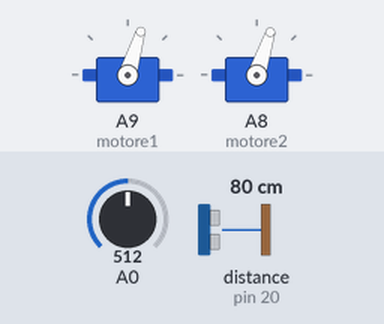
Recording of a sketch running on a simulated Arduino Mega 2560, built with avr-gcc and run on an emulated ATmega2560. Parts: 2 × servo. Wiring (inferred from the names in the program): ultrasonic range finder: trigger pin 21; echo pin 20. The test bench sets the inputs (shaded band); at power-on: A0 = 512, distance to the obstacle (sensor on pin 20) 80 cm. The echo pulse lasts 58.3 µs per cm.

Above: at 0.05 s.
At 20.3 s:
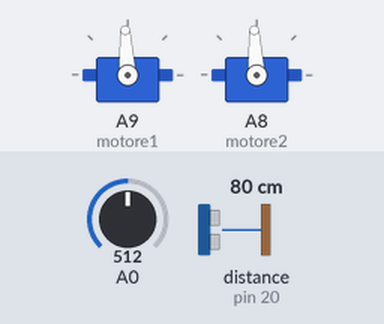
Timing chart, 0 to 49.9 s (numbered marks = the images above):
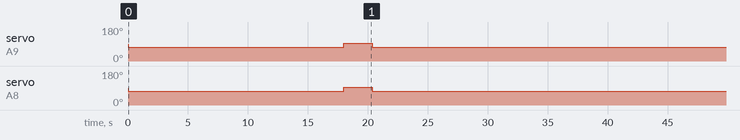

Measured:
- by itself, servo on A9 (motore1): repeats every 38.4 s: 93° 2.3 s, 73° 36.0 s
- by itself, servo on A8 (motore2): repeats every 38.4 s: 93° 2.3 s, 72° 36.0 s

The sketch:

main_code.ino
```cpp
#include "arduinoFFT.h"
//#include "Motion.h"
#include <Servo.h>
#include <Ping.h>

#define trigPin 21 //A9
#define echoPin 20 //A8


extern double get_distance()  // returns distance in Centimeters but i havent tested the exact accuracy
    {
      long duration, distance;
      digitalWrite(trigPin, LOW);
      delayMicroseconds(2);
      digitalWrite(trigPin, HIGH);

      delayMicroseconds(10);
      digitalWrite(trigPin, LOW);
      duration = pulseIn(echoPin, HIGH);
      distance = (duration/2) / 29.1;
      return distance;

    }


Servo motore1;
Servo motore2;
enum Dir { front, back ,left, right, v_stop };
arduinoFFT FFT = arduinoFFT();


int FREQ_THRESHOLDS[10]={5000,5500,6000,6500,7000,7500,8000,8500,9000,9500}; //our main frequency array
int FREQ_AMP_THRESHOLDS[10];
int Freq_threshold= 250;
short beenToFreq[10]; // an array which acts like a flag for each frequency which has been visited


//for the last_straw function
#define frequency_diff 20//the max variation of the frequncy

#define straight_distance 100

#define distance_Threshold 15//if the distance is larger than this, it will go

#define SAMPLES 128             //Must be a power of 2
#define SAMPLING_FREQUENCY 25600 //Hz, must be less than 10000 due to ADC

unsigned int sampling_period_us;
unsigned long microseconds;

double vReal[SAMPLES];
double vImag[SAMPLES];

void setup() {
  // put your setup code here, to run once:
      Serial.begin(115200);
      motore1.attach(A9);  // left
      motore2.attach(A8);  // right wheel
      pinMode(trigPin, OUTPUT);
      pinMode(echoPin, INPUT);

      sampling_period_us = round(1000000*(1.0/SAMPLING_FREQUENCY));

}

void loop() {
  // put your main code here, to run repeatedly:
  last_straw(); //the function which will look for the last frequency and move towards it; while avoiding obstacles
  // scan(); takes in the ten frequency bands
  //double* frequency = freq(); //returns the pointer to the array which stores the amplitudes of our 10 required bands
  delay(1000);


}

void drive_verichel (char direct, char angle_rad , char distance_cm )
{
  switch ( direct)
  {
    case front :

        motore1.writeMicroseconds(1300); //left forward
        motore2.writeMicroseconds(1283);  //right backward
        delay(1800*distance_cm); // distance

        stop_function();
        break ;
    case back :
        motore1.writeMicroseconds(1300); //left turn around
        motore2.writeMicroseconds(1800);  //right backward
        delay(1800*angle_rad); // distance
        motore1.writeMicroseconds(1300); // left forward
        motore2.writeMicroseconds(1283);  //right backward
        delay(1800*distance_cm); // distance
        stop_function();
        break ;
    case left :
        motore1.writeMicroseconds(1300); //left forward
        motore2.writeMicroseconds(1800);  //right backward
        delay(1800*angle_rad); // angle
        stop_function();
        break ;
    case right :
        motore1.writeMicroseconds(1800); //left forward
        motore2.writeMicroseconds(1300); //right backward
        delay(1800*angle_rad); // angle
        stop_function();
        break ;
    case v_stop:
       stop_function();
        break ;
  }
}
void stop_function()
{
        motore1.writeMicroseconds(1500); // left forward
        motore2.writeMicroseconds(1500);  //right backward
}


void scan()
{
//  delay(1000);
int highestFreq[10]; //Lists the sample number where the highest amplitude was found for a given frequency
double highestFreqMag[10]; //Highest amplitude found for the given frequency
double* freqReadings; //Frequency readings from current angle
                        //int FREQ_AMP_THRESHOLDS[10]; //Constant threshold values: If higher, can go to it
                        //short beenToFreq[10]; //Array that holds whether the car has been to a frequency
int direction = 0; //Holds which sample to go towards
int num_samples =8;
      for (size_t i = 0; i < num_samples; i++)
      {

          freqReadings = freq();
          delay(1000);

        for(size_t j = 0; j < 10; j++)
        {
          Serial.println(j);
          Serial.println(freqReadings[j]);
          Serial.println("\n\n\n\n\n\n\n");
          if(freqReadings[j] > highestFreqMag[j])
          {
            highestFreq[j] = i;
//            Serial.println(j);
            highestFreqMag[j] = freqReadings[j];
          }
        }
      }


        for (size_t i = 9; i > -1; i--)
        {
          if (highestFreqMag[i] >= FREQ_AMP_THRESHOLDS[i] && beenToFreq[i] != 1)
          {
            direction = highestFreq[i];
            break;
          }
        }
}


double* freq() {

   static double freqReadings[10];

    for(int i=0; i<SAMPLES; i++)
    {
        microseconds = micros();    //Overflows after around 70 minutes!

        vReal[i] = analogRead(A0);
        vImag[i] = 0;

        while(micros() < (microseconds + sampling_period_us)){
        }
    }


    /*FFT*/
    FFT.Windowing(vReal, SAMPLES, FFT_WIN_TYP_HAMMING, FFT_FORWARD);
    FFT.Compute(vReal, vImag, SAMPLES, FFT_FORWARD);
    FFT.ComplexToMagnitude(vReal, vImag, SAMPLES);

//    double peak = FFT.MajorPeak(vReal, SAMPLES, SAMPLING_FREQUENCY);
//    Serial.println(peak);


    //FFT stuff goes here

//    (6000) / (25600/128)

    freqReadings[0] = vReal[25]; //5000 Hz
    freqReadings[1] = ((vReal[27] + vReal[28]))/2; //5500Hz
    freqReadings[2] = vReal[30]; //6000 Hz
    freqReadings[3] = ((vReal[32] + vReal[33]))/2; //6500Hz
    freqReadings[4] = vReal[35]; //7000
    freqReadings[5] = ((vReal[37] + vReal[38]))/2; //7500Hz
    freqReadings[6] = vReal[40]; //8000
    freqReadings[7] = ((vReal[42] + vReal[43]))/2; //8500Hz
    freqReadings[8] = vReal[45]; //9000
    freqReadings[9] = ((vReal[47] + vReal[48]))/2; //9500Hz

    return freqReadings;

}

double peak_measure()
{
  for(int i=0; i<SAMPLES; i++)
    {
        microseconds = micros();    //Overflows after around 70 minutes!

        vReal[i] = analogRead(A0);
        vImag[i] = 0;

        while(micros() < (microseconds + sampling_period_us)){
        }
    }
    FFT.Windowing(vReal, SAMPLES, FFT_WIN_TYP_HAMMING, FFT_FORWARD);
    FFT.Compute(vReal, vImag, SAMPLES, FFT_FORWARD);
    FFT.ComplexToMagnitude(vReal, vImag, SAMPLES);

    double peak = FFT.MajorPeak(vReal, SAMPLES, SAMPLING_FREQUENCY);
    return peak;

}


bool collision()
{
  if(get_distance() < distance_Threshold )
  {
    return false;
  }
  return true;
}


extern void light_led();//light the led when find the last mine
bool Straight_avoid(int vec = 50, int dtime = 700) {
  unsigned long microseconds = micros();    //Overflows after around 70 minutes!
  drive_verichel(front,0,10);
  while (micros() < (microseconds + dtime*1000)) {
    if (get_distance() <= distance_Threshold) {
      stop_function();
      return false;
    }
  }
  stop_function();
  return true;
}

void last_straw()
{
  while(get_distance()>distance_Threshold)
  {
    drive_verichel(front,0,10);//10 cm move forward

    double max_turn[8]; // 8 stops in our 360 turn
    double max_p =0;
    int index_freq=0;
    for(int turn=0;turn<8;turn++) // our 360 degree turn with 8 stops
    {

          drive_verichel(right, 0.8,0); //45 degrees = 0.8 rad


                  double *p = freq();  //returns a pointer to our frequency array
                  //i have a doubt regarding this frequency reading time,
                  //since we want our microphone to read the frequencies over the entire second,
                  //how are we suppose to implement that
                  //i can't just give a delay function here,
                  for(int i=0;i<10;i++)
                  {
                    if (*(p+i)>max_p)
                    {
                      max_turn[turn]=*(p+i); // and array which stores the maximum of each turn
                      max_p=*(p+i);
                      index_freq=i;
                    }
                  }

                 delay(100);// pls put delay functions wherever necessary

     }

            //after one rotation, we have an array max_turn[8] which has the maximum values for each turn
            double temp=0;
            double max_value =0;
            int max_value_index =0; // for the highest value among the 8 stops in our turn
            for(int j=0;j<8;j++)
            {
              if(max_turn[j]>max_value)
              {
                max_value=max_turn[j];
                max_value_index=j;
              }
            }

            switch (max_value_index)
            {
              case 0:
                  {
                    drive_verichel(front,0,10);
                    last_straw();

                  }

               case 1:
                  {
                    drive_verichel(right,0.8,10);
                    drive_verichel(front,0,10);
                    last_straw();

                  }
               case 2:
                  {
                    drive_verichel(right,1.6,10);
                    drive_verichel(front,0,10);
                    last_straw();

                  }
               case 3:
                  {
                    drive_verichel(right,2.3,10);
                    drive_verichel(front,0,10);
                    last_straw();

                  }
               case 4:
                  {
                    drive_verichel(right,3.14,10);
                    drive_verichel(front,0,10);
                    last_straw();

                  }
               case 5:
                  {
                    drive_verichel(left,2.3,10);
                    drive_verichel(front,0,10);
                    last_straw();

                  }
                case 6:
                  {
                    drive_verichel(left,1.6,10);
                    drive_verichel(front,0,10);
                    last_straw();

                  }
                case 7:
                  {
                    drive_verichel(left,0.8,10);
                    drive_verichel(front,0,10);
                    last_straw();

                  }
                 case 8:
                 {
                    drive_verichel(front,0,10);
                    last_straw();
                 }
                 default:last_straw();


            }


  }
  //this is for if the beacon is too close i.e the get_distance returned something less than 15 cm (our distance threshold)

  drive_verichel(right,1.6,0); //turn right 90 degrees
  drive_verichel(front,0,45);  // drive for 45 cm
  drive_verichel(left,1.6,0);  // turn left 45 degrees
  drive_verichel(front,0,45);  // drive for 45 cm
  last_straw();

  //need to add the area where we amend the beenToFreq[10]; function
  //need to add a default condition for if our vehicle reaches the 9500Hz frequency beacon
}


// i haven't incorporated this avoid function anywhere

void avoid(double max_frequency)
{
  while (1)
  {
    drive_verichel(right,45,0); //right rotate
    if (get_distance() > distance_Threshold)
      {
         drive_verichel(front,0,straight_distance);//straight to right
      }
    else
    {
      drive_verichel(left,45,0);
        if (!Straight_avoid(50, straight_distance))
        {
          if (abs(max_frequency - 10000) < frequency_diff)
          {
            break;
          }
          drive_verichel(left,45,0);
          continue; //situation 2
        }
    }
    delay(500);

     drive_verichel(left,45,0); //left rotate
        if (get_distance() > distance_Threshold)
        {
          drive_verichel(front,0,straight_distance);//straight to left
          break;
        }
     else
     {
        if (!Straight_avoid(50, straight_distance))
        {
          if (abs(max_frequency - 10000) < frequency_diff) {
            break;
         }
      continue;//situation 3
    }
    delay(500);


    delay(500);
  }
  }}
```
